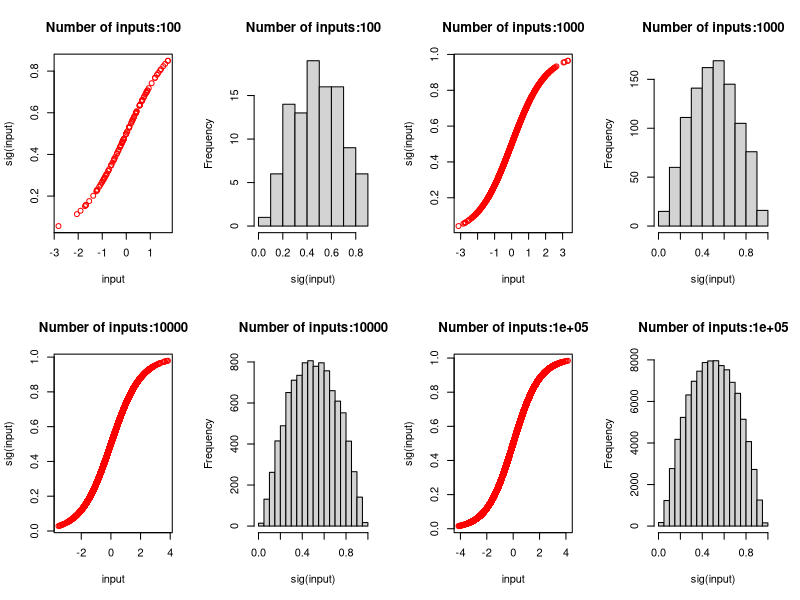

Generate this figure with R:
#'---------------------------------------------------------------------------
#' Undertanding Sigmoid function 
#'---------------------------------------------------------------------------

#'---------------------------------------------------------------------------
#' Sigmoid Function 

sig <- function(z){
  value <- 1/(1+exp(-z))
  print(value)
}

list <- list(100,1000,10000,100000)

par(mfrow=c(2,4))

for(i in list){
  input <- rnorm(i)
  plot(input, 
       sig(input), 
       col='red', 
       main=paste0("Number of inputs:", i))
  hist(sig(input), main=paste0("Number of inputs:", i))
  
}
